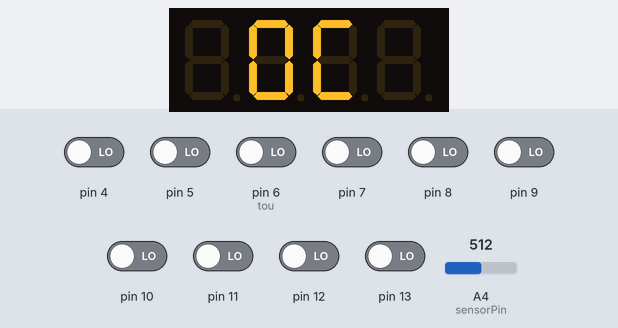
The sketch below on a simulated Arduino Uno, built with avr-gcc and run on an emulated ATmega328P. Parts: 4-digit seven-segment display. The test bench sets the inputs (shaded band); at power-on: pin 4, pin 5, pin 6 (tou), pin 7–13 LOW, A4 (sensorPin) = 512. MIDI output is not drawn.

Above: at 1.2 s.
1.3 s: A4 (sensorPin) set to 755
3.0 s: A4 (sensorPin) set to 776
At 3.9 s:
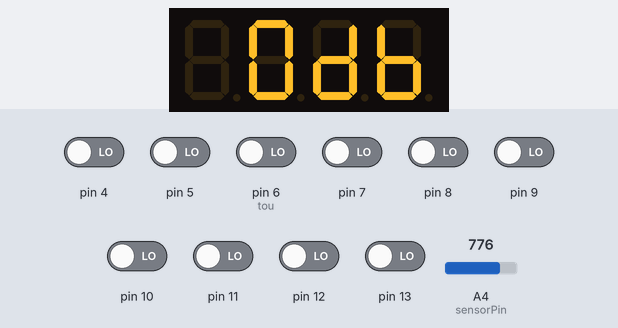
At 4.5 s:
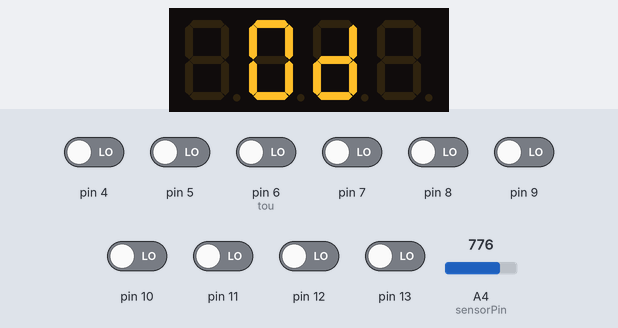
6.0 s: A4 (sensorPin) set to 1014
At 6.6 s:
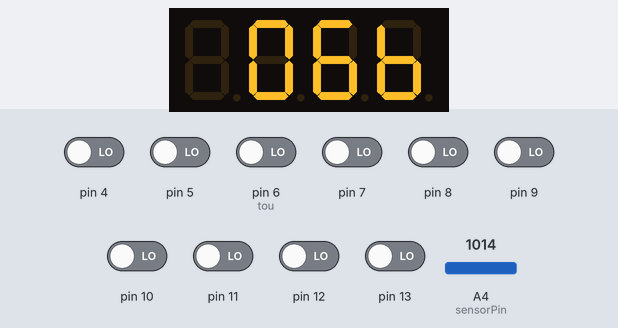
9.0 s: A4 (sensorPin) set to 1023
At 10.18 s:
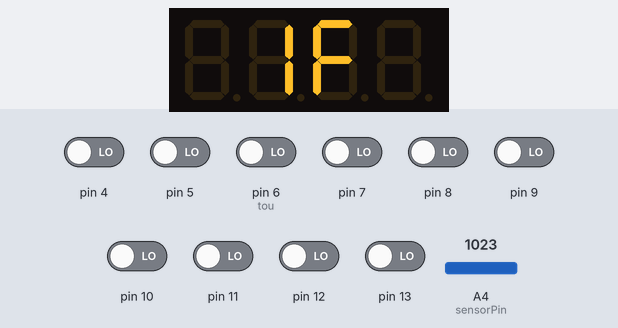
11.6 s: A4 (sensorPin) set to 900
13.2 s: A4 (sensorPin) set to 716
Timing chart, 0 to 15.8 s (numbered marks = the images above; inputs shaded):
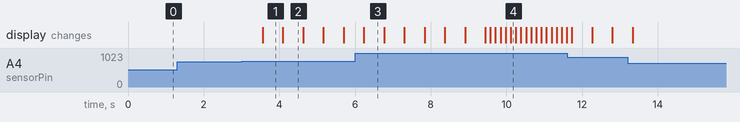

Measured:
- the behaviour switches between 767 and 768 on A4 (sensorPin) (found by bisection; images 0 and 1)
- the behaviour switches between 1022 and 1023 on A4 (sensorPin) (found by bisection; images 3 and 4)
- after the input at 1.3 s, every drawn part: stays the same
- after the input at 3.0 s, the display: changes after 0.56 s (image 1)
- what the display in image 1 shows lasts 0.5 s, from 3.6 s to 4.1 s

The sketch:

GAMMa.ino
```cpp
//file version 0.0.1 ali undestanding

#include <MIDI.h>     //midi

#include "TM1637.h"   //display
#define CLK 2         //
#define DIO 3         //

#define tou 6         //touch sensors

//midi
int stato=0;
MIDI_CREATE_DEFAULT_INSTANCE();

//display
TM1637 tm1637(CLK, DIO);
int n=0;
int notes[12]={12,23,13,24,14,15,16,6,20,10,21,11};//note decode C=12, Db=22=(10+12) so if n>16 is b
void displayWriter(int n);
void tmconv(int n);
void noteWriter(int n);

//touch sensor
bool touchPre[10]={false};
void midiPlayer(int note);
void midiPlayer(int note, int power, int channel);

//trimmer
int sensorPin = A4;
int sensorValue = 0;
int shifter = 0;
int oldshift = 1;
int smartTrimmer();

void setup(){
  //midi
  MIDI.begin(MIDI_CHANNEL_OMNI);  // Listen to all incoming messages

  //display
  tm1637.init();
  tm1637.set(0);

  //touch sensor
  pinMode(4, INPUT);
  pinMode(5, INPUT);
  pinMode(6, INPUT);
  pinMode(7, INPUT);
  pinMode(8, INPUT);
  pinMode(9, INPUT);
  pinMode(10, INPUT);
  pinMode(11, INPUT);
  pinMode(12, INPUT);
  pinMode(13, INPUT);

  //trimmer
}
void loop()
{
  displayWriter(shifter);
  smartTrimmer();
  int note=shifter;

  for(int i=0;i<10;i++)
  {
    if(digitalRead(4+i)==HIGH && !touchPre[i])
    {
      MIDI.sendNoteOn(note+i,127,1);
      MIDI.read();
      touchPre[i]=true;
    }
    if(digitalRead(4+i)==LOW && touchPre[i])
    {
      MIDI.sendNoteOff(note+i,127,1);
      MIDI.read();
      touchPre[i]=false;
    }
  }
    /*if(digitalRead(6)==HIGH && !touchPre[0])
    {
      MIDI.sendNoteOn(note,127,1);
      touchPre[0]=true;
    }
    if(digitalRead(6)==LOW && touchPre[0])
    {
      MIDI.sendNoteOff(note,127,1);
      touchPre[0]=false;
    }*/
    delay(10);
}
void midiPlayer(int note){
  midiPlayer(note,127,1);
}
void midiPlayer(int note, int power, int channel){
  MIDI.sendNoteOn(note,power,channel);
  while(digitalRead(tou)!=LOW)
    delay(10);
  MIDI.sendNoteOff(note,127,1);
}
void displayWriter(int n){
  int octave=(n/12)%12;
  tmconv(octave);
  noteWriter(n%12);
}
void noteWriter(int n){  //converts 0-11 to C-B with b
  if(notes[n]>15)
  {
    tm1637.display(2,notes[n]-10);
    tm1637.display(3,11);
  }
  else
  {
    tm1637.display(2,notes[n]);
    tm1637.display(3,17);
  }
}
void tmconv(int n){
  tm1637.display(1,n%10);
  if((n/10)!=0)
    tm1637.display(0,(n/10)%10);
  else
    tm1637.display(0,17);
}
int smartTrimmer(){
  if(shifter>=0 && shifter<=117)
  {
    switch(map(analogRead(sensorPin), 0, 1023, 1, 5))
    {
      case 1:
        if(shifter>0)
          shifter--;
        delay(100);
        break;
      case 2:
        if(shifter>0)
          shifter--;
        delay(500);
        break;
      case 4:
        if (shifter<117)
          shifter++;
        delay(500);
        break;
      case 5:
        if (shifter<117)
          shifter++;
        delay(100);
        break;
    }
  }
}
```
